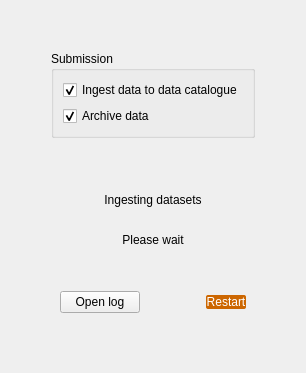
           <widget class="QWidget" name="submitJob">
            <layout class="QVBoxLayout" name="verticalLayout_34">
             <item>
              <layout class="QHBoxLayout" name="horizontalLayout_18">
               <item>
                <spacer name="horizontalSpacer_27">
                 <property name="orientation">
                  <enum>Qt::Horizontal</enum>
                 </property>
                 <property name="sizeHint" stdset="0">
                  <size>
                   <width>40</width>
                   <height>20</height>
                  </size>
                 </property>
                </spacer>
               </item>
               <item>
                <layout class="QVBoxLayout" name="verticalLayout_33">
                 <item>
                  <spacer name="verticalSpacer_24">
                   <property name="orientation">
                    <enum>Qt::Vertical</enum>
                   </property>
                   <property name="sizeHint" stdset="0">
                    <size>
                     <width>20</width>
                     <height>40</height>
                    </size>
                   </property>
                  </spacer>
                 </item>
                 <item>
                  <layout class="QVBoxLayout" name="verticalLayout_27">
                   <item>
                    <widget class="QGroupBox" name="groupBox">
                     <property name="title">
                      <string>Submission</string>
                     </property>
                     <layout class="QVBoxLayout" name="verticalLayout">
                      <item>
                       <widget class="QCheckBox" name="checkBoxIngest">
                        <property name="text">
                         <string>Ingest data to data catalogue</string>
                        </property>
                        <property name="checked">
                         <bool>true</bool>
                        </property>
                       </widget>
                      </item>
                      <item>
                       <widget class="QCheckBox" name="checkBoxArchive">
                        <property name="text">
                         <string>Archive data </string>
                        </property>
                        <property name="checked">
                         <bool>true</bool>
                        </property>
                       </widget>
                      </item>
                     </layout>
                    </widget>
                   </item>
                   <item>
                    <spacer name="verticalSpacer_19">
                     <property name="orientation">
                      <enum>Qt::Vertical</enum>
                     </property>
                     <property name="sizeHint" stdset="0">
                      <size>
                       <width>20</width>
                       <height>40</height>
                      </size>
                     </property>
                    </spacer>
                   </item>
                   <item>
                    <widget class="QWidget" name="waitingMessage" native="true">
                     <layout class="QVBoxLayout" name="verticalLayout_2">
                      <item>
                       <widget class="QLabel" name="ingestingDatasets">
                        <property name="text">
                         <string>Ingesting datasets</string>
                        </property>
                        <property name="alignment">
                         <set>Qt::AlignCenter</set>
                        </property>
                       </widget>
                      </item>
                      <item>
                       <widget class="QLabel" name="waitingCircle">
                        <property name="text">
                         <string/>
                        </property>
                        <property name="alignment">
                         <set>Qt::AlignCenter</set>
                        </property>
                       </widget>
                      </item>
                      <item>
                       <widget class="QLabel" name="pleaseWait">
                        <property name="text">
                         <string>Please wait</string>
                        </property>
                        <property name="alignment">
                         <set>Qt::AlignCenter</set>
                        </property>
                       </widget>
                      </item>
                     </layout>
                    </widget>
                   </item>
                   <item>
                    <spacer name="verticalSpacer_20">
                     <property name="orientation">
                      <enum>Qt::Vertical</enum>
                     </property>
                     <property name="sizeHint" stdset="0">
                      <size>
                       <width>20</width>
                       <height>20</height>
                      </size>
                     </property>
                    </spacer>
                   </item>
                   <item>
                    <widget class="QFrame" name="frame_5">
                     <property name="frameShape">
                      <enum>QFrame::NoFrame</enum>
                     </property>
                     <property name="frameShadow">
                      <enum>QFrame::Raised</enum>
                     </property>
                     <layout class="QVBoxLayout" name="verticalLayout_26">
                      <item>
                       <layout class="QHBoxLayout" name="horizontalLayout_14">
                        <item>
                         <widget class="QPushButton" name="pushButtonOpenLog">
                          <property name="text">
                           <string>Open log</string>
                          </property>
                         </widget>
                        </item>
                        <item>
                         <spacer name="horizontalSpacer_20">
                          <property name="orientation">
                           <enum>Qt::Horizontal</enum>
                          </property>
                          <property name="sizeHint" stdset="0">
                           <size>
                            <width>40</width>
                            <height>20</height>
                           </size>
                          </property>
                         </spacer>
                        </item>
                        <item>
                         <widget class="QPushButton" name="pushButtonRestart">
                          <property name="sizePolicy">
                           <sizepolicy hsizetype="Minimum" vsizetype="Fixed">
                            <horstretch>0</horstretch>
                            <verstretch>0</verstretch>
                           </sizepolicy>
                          </property>
                          <property name="styleSheet">
                           <string notr="true">QPushButton{background-color: rgb(204, 102, 0); color: rgb(255, 255, 255); border-radius:2px}
QPushButton:hover{background-color: rgb(244, 122, 0); color: rgb(255, 255, 255)}</string>
                          </property>
                          <property name="text">
                           <string>Restart</string>
                          </property>
                         </widget>
                        </item>
                       </layout>
                      </item>
                     </layout>
                    </widget>
                   </item>
                  </layout>
                 </item>
                 <item>
                  <spacer name="verticalSpacer_25">
                   <property name="orientation">
                    <enum>Qt::Vertical</enum>
                   </property>
                   <property name="sizeHint" stdset="0">
                    <size>
                     <width>20</width>
                     <height>40</height>
                    </size>
                   </property>
                  </spacer>
                 </item>
                </layout>
               </item>
               <item>
                <spacer name="horizontalSpacer_26">
                 <property name="orientation">
                  <enum>Qt::Horizontal</enum>
                 </property>
                 <property name="sizeHint" stdset="0">
                  <size>
                   <width>40</width>
                   <height>20</height>
                  </size>
                 </property>
                </spacer>
               </item>
              </layout>
             </item>
            </layout>
           </widget>
